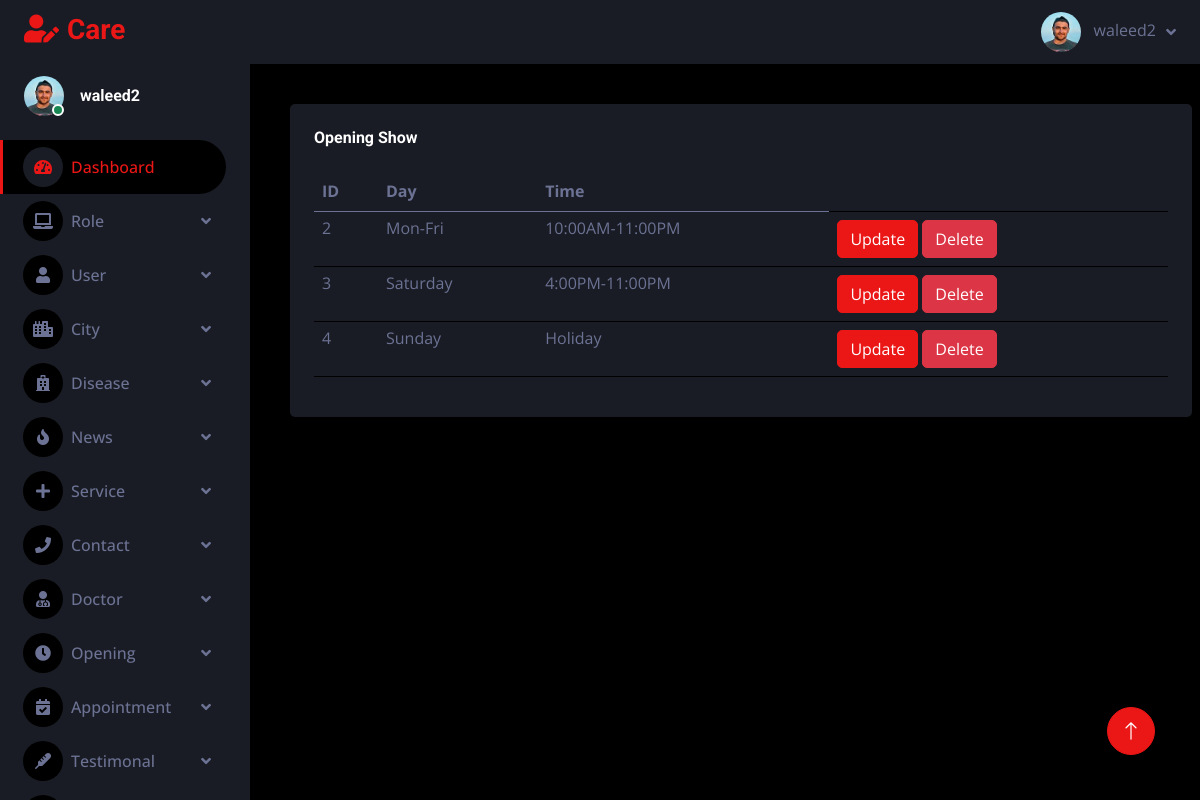
The page /adminpanel/openshow.php (signed in) on the database its author committed.
### tables this page shows
CREATE TABLE `opening` (
  `opening_id` int(11) NOT NULL,
  `opening_days` varchar(255) NOT NULL,
  `opening_timing` varchar(255) NOT NULL
);

### adminpanel/openshow.php (the view)
<?php
include "header.php";
?>
  <div class="container-fluid pt-4 px-4">
                    <div class=" mt-3 mb-3 mx-3  table table-dark table-striped">
                        <div class="bg-secondary rounded h-100 p-4">
                            <h6 class="mb-4">Opening Show</h6>
                                <table class="table">
                                <thead>
                                 <tr>
                                    <th> ID </th>
                                    <th> Day </th>
                                    <th> Time </th>
                                 </tr>
                                </thead>
                                <tbody>
                        <?php
                        require "connection.php";
                        $qry = "SELECT * FROM `opening`";
                        $res = mysqli_query($conn, $qry);
                        while ($row =mysqli_fetch_assoc($res)){
                          ?>
                        <tr>
                          <td class="py-1"><?php echo $row['opening_id'] ?></td>
                          <td class="py-1"><?php echo $row['opening_days'] ?></td>
                          <td class="py-1"><?php echo $row['opening_timing'] ?></td>
                          <td>
                          <a href="openupdate.php?updid=<?php echo $row['opening_id'] ?>">
                          <button type="button" class="btn btn-primary btn-rounded btn-fw">Update</button>
                          <a href="opendelete.php?dltid=<?php echo $row['opening_id']?>">
                          <button type="button" class="btn btn-danger btn-rounded btn-fw">Delete</button>
                        </td>
                        </tr>
                        <?php } ?>
                      </tbody>
                                </table>
                            </div>
                    </div>
                        </div>
<?php
include "footer.php";
?>

### adminpanel/css/style.css (style rules this page uses)
:root { --primary: #EB1616; --secondary: #191C24; --light: #6C7293; --dark: #000000; }
.btn { transition: .5s; }

### rows shown on the page
opening: opening_id "2", opening_days "Mon-Fri", opening_timing "10:00AM-11:00PM"
opening: opening_id "3", opening_days "Saturday", opening_timing "4:00PM-11:00PM"
opening: opening_id "4", opening_days "Sunday", opening_timing "Holiday"

### other values the page prints
$_SESSION['name'] "waleed2"
